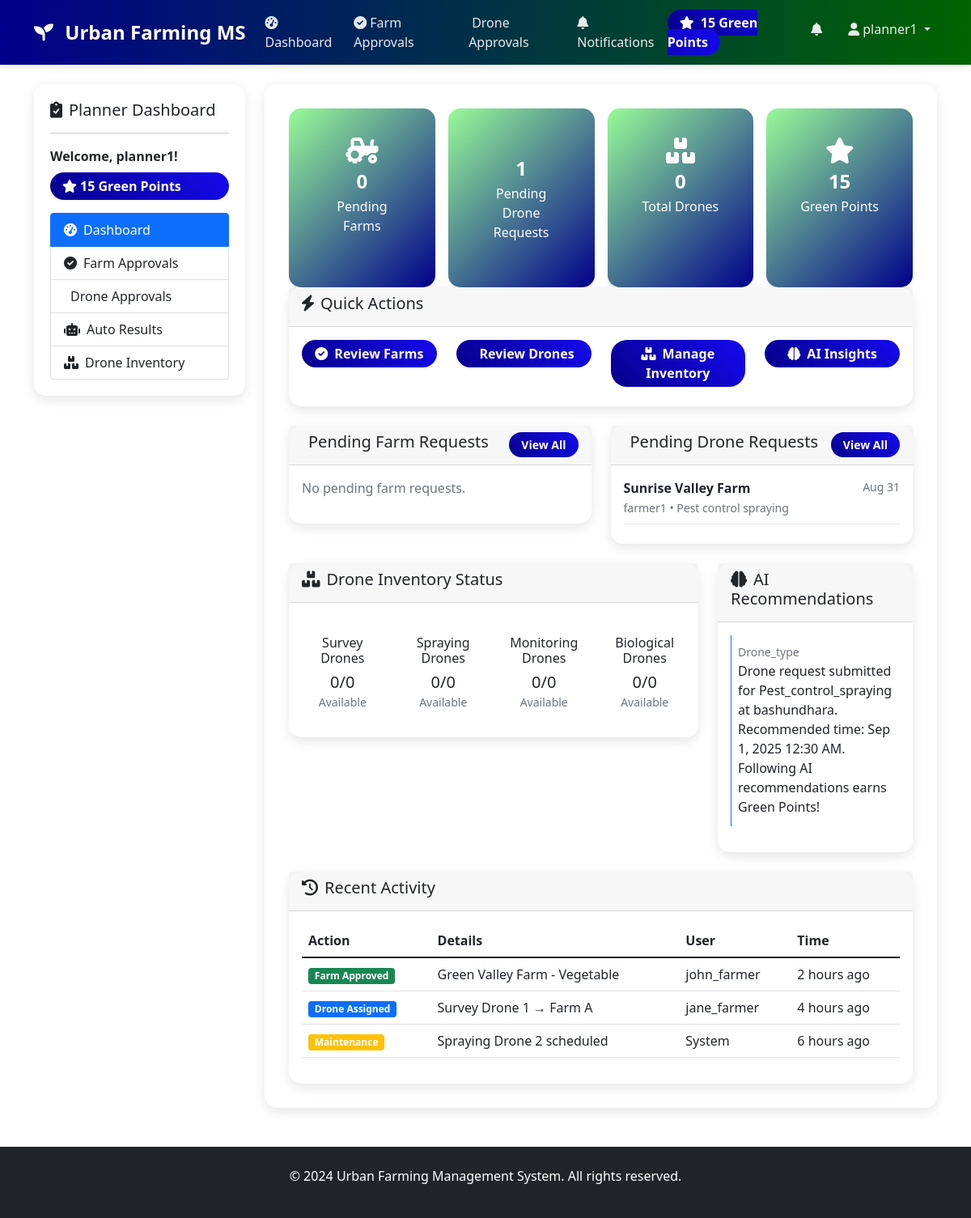
The page /planner_dashboard.php (signed in) on the database its author committed.
### tables this page shows
CREATE TABLE `drone_requests` (
  `id` int(11) NOT NULL,
  `farmer_id` int(11) NOT NULL,
  `farm_id` int(11) NOT NULL,
  `drone_id` int(11) DEFAULT NULL,
  `purpose` enum('survey','pest_control_spraying','pest_control_monitoring','pest_control_biological') NOT NULL,
  `location` varchar(255) NOT NULL,
  `preferred_time` datetime NOT NULL,
  `status` enum('pending','approved','rejected','en_route','active','completed') DEFAULT 'pending',
  `approved_by` int(11) DEFAULT NULL,
  `approved_at` timestamp NULL DEFAULT NULL,
  `notes` text DEFAULT NULL,
  `result_report` text DEFAULT NULL,
  `green_points_earned` int(11) DEFAULT 0,
  `created_at` timestamp NOT NULL DEFAULT current_timestamp(),
  `updated_at` timestamp NOT NULL DEFAULT current_timestamp() ON UPDATE current_timestamp()
);

CREATE TABLE `farms` (
  `id` int(11) NOT NULL,
  `farmer_id` int(11) NOT NULL,
  `name` varchar(100) NOT NULL,
  `location` varchar(255) NOT NULL,
  `farm_type` enum('vegetable','fruit','grain','mixed') NOT NULL,
  `crops` text DEFAULT NULL,
  `soil_type` varchar(50) DEFAULT NULL,
  `status` enum('pending','approved','rejected') DEFAULT 'pending',
  `notes` text DEFAULT NULL,
  `created_at` timestamp NOT NULL DEFAULT current_timestamp(),
  `updated_at` timestamp NOT NULL DEFAULT current_timestamp() ON UPDATE current_timestamp()
);

CREATE TABLE `users` (
  `id` int(11) NOT NULL,
  `username` varchar(50) NOT NULL,
  `email` varchar(100) NOT NULL,
  `password_hash` varchar(255) NOT NULL,
  `role` enum('farmer','planner','admin') NOT NULL,
  `green_points` int(11) DEFAULT 0,
  `created_at` timestamp NOT NULL DEFAULT current_timestamp(),
  `updated_at` timestamp NOT NULL DEFAULT current_timestamp() ON UPDATE current_timestamp()
);

CREATE TABLE `ai_recommendations` (
  `id` int(11) NOT NULL,
  `user_id` int(11) NOT NULL,
  `recommendation_type` enum('drone_type','timing','irrigation','pest_control') NOT NULL,
  `recommendation_text` text NOT NULL,
  `sensor_data` longtext DEFAULT NULL CHECK (json_valid(`sensor_data`)),
  `is_followed` tinyint(1) DEFAULT 0,
  `green_points_earned` int(11) DEFAULT 0,
  `created_at` timestamp NOT NULL DEFAULT current_timestamp()
);

### planner_dashboard.php (the view, shortened to what the rows shown need)
<?php
$database = new Database();
$db = $database->getConnection();
$pending_drones_query = "SELECT dr.*, f.name as farm_name, u.username as farmer_name
                        FROM drone_requests dr
                        JOIN farms f ON dr.farm_id = f.id
                        JOIN users u ON dr.farmer_id = u.id
                        WHERE dr.status = 'pending'
                        ORDER BY dr.created_at ASC";
$pending_drones_stmt = $db->prepare($pending_drones_query);
$pending_drones_stmt->execute();
$pending_drones = $pending_drones_stmt->fetchAll(PDO::FETCH_ASSOC);
$ai_recommendations_query = "SELECT * FROM ai_recommendations
                            WHERE recommendation_type IN ('drone_type', 'timing')
                            ORDER BY created_at DESC LIMIT 5";
$ai_recommendations_stmt = $db->prepare($ai_recommendations_query);
$ai_recommendations_stmt->execute();
$ai_recommendations = $ai_recommendations_stmt->fetchAll(PDO::FETCH_ASSOC);
include 'includes/header.php';
?>
<div class="row">
    <div class="col-md-9">
        <div class="main-content">
            <div class="row mb-4">
                <div class="col-md-6">
                    <div class="card">
                        <div class="card-body">
                            <?php if(empty($pending_drones)): ?>
                                <p class="text-muted">No pending drone requests.</p>
                            <?php else: ?>
                                <?php foreach(array_slice($pending_drones, 0, 3) as $drone): ?>
                                    <div class="border-bottom pb-2 mb-2">
                                        <div class="d-flex justify-content-between align-items-start">
                                            <div>
                                                <strong><?php echo htmlspecialchars($drone['farm_name']); ?></strong>
                                                <br>
                                                <small class="text-muted">
                                                    <?php echo htmlspecialchars($drone['farmer_name']); ?> •
                                                    <?php echo ucfirst(str_replace('_', ' ', $drone['purpose'])); ?>
                                                </small>
                                            </div>
                                            <small class="text-muted">
                                                <?php echo date('M j', strtotime($drone['created_at'])); ?>
                                            </small>
                                        </div>
                                    </div>
                                <?php endforeach; ?>
                            <?php endif; ?>
                        </div>
                    </div>
                </div>
            </div>
            <div class="row mb-4">
                <div class="col-md-4">
                    <div class="card">
                        <div class="card-body">
                            <?php if(empty($ai_recommendations)): ?>
                                <p class="text-muted">No AI recommendations yet.</p>
                            <?php else: ?>
                                <?php foreach($ai_recommendations as $rec): ?>
                                    <div class="mb-3 p-2 border-start border-primary">
                                        <small class="text-muted"><?php echo ucfirst($rec['recommendation_type']); ?></small>
                                        <p class="mb-1"><?php echo htmlspecialchars($rec['recommendation_text']); ?></p>
                                    </div>
                                <?php endforeach; ?>
                            <?php endif; ?>
                        </div>
                    </div>
                </div>
            </div>
            <div class="row">
                <div class="col-12">
                    <div class="card">
                        <div class="card-body">
                            <div class="table-responsive">
                                <table class="table table-hover">
                                    <thead>
                                        <tr>
                                            <th>Action</th>
                                            <th>Details</th>
                                            <th>User</th>
                                            <th>Time</th>
                                        </tr>
                                    </thead>
                                </table>
                            </div>
                        </div>
                    </div>
                </div>
            </div>
        </div>
    </div>
</div>
<?php include 'includes/footer.php'; ?>

### rows shown on the page
drone_requests: farm.name "Sunrise Valley Farm", farmer.username "farmer1", purpose "Pest control spraying", created_at "Aug 31"
ai_recommendations: recommendation_type "Drone_type", recommendation_text "Drone request submitted for Pest_control_spraying at bashundhara. Recommended time: Sep 1, 2025 12:30 AM. Following AI recommendations earns Green Points!"

### other values the page prints
$_SESSION['green_points'] "15"
$_SESSION['username'] "planner1"
$total_farms "0"
$total_drone_requests "1"
$total_drones "0"
$type "Survey"
$available "0"
$total "0"
$type "Spraying"
$type "Monitoring"
$type "Biological"
